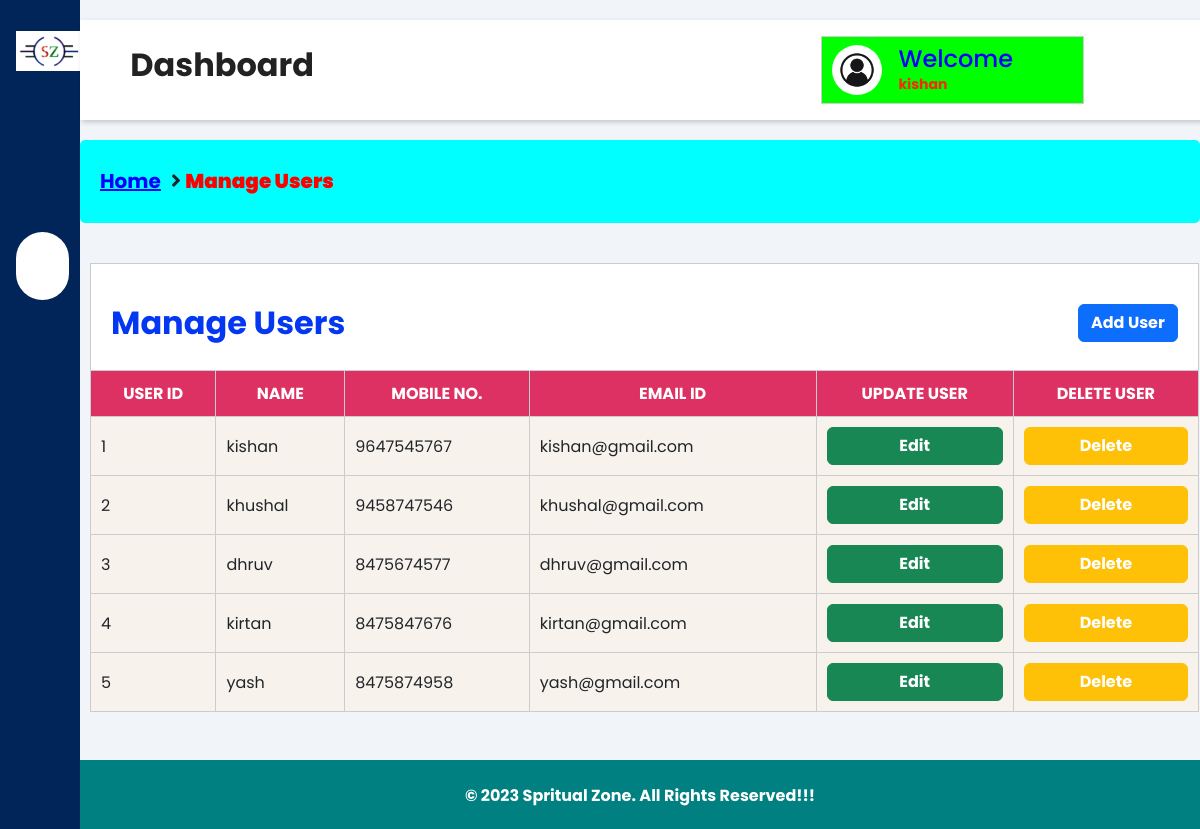
/admin/manage-users.php (signed in), run on the app's committed database.
### tables this page shows
CREATE TABLE `register` (
  `id` int(11) NOT NULL,
  `username` varchar(40) NOT NULL,
  `mob` varchar(40) NOT NULL,
  `email` varchar(40) NOT NULL,
  `password` varchar(40) NOT NULL
);

### admin/manage-users.php (the view, shortened to what this page needs)
<html>
<head>
    <link href="https://cdn.jsdelivr.net/npm/bootstrap@5.2.1/dist/css/bootstrap.min.css" rel="stylesheet">
    <link rel="stylesheet" href="https://maxst.icons8.com/vue-static/landings/line-awesome/line-awesome/1.3.0/css/line-awesome.min.css">
    <link rel="stylesheet" href="https://cdnjs.cloudflare.com/ajax/libs/font-awesome/5.15.3/css/all.min.css">
</head>
<body>
    <div class="sidebar">
        <div class="sidebar-brand">
            <h2>
            </h2>
        </div>
        <div class="sidebar-menu">
            <ul>
                <li>
                    <a href="dashboard.php"><span class="las la-igloo"></span>
                        <span>Dashboard</span></a>
                </li>
                <li>
                    <a href="manage-packages.php"><span class="las la-route"></span>
                        <span>Tour Packages</span></a>
                </li>
                <li>
                    <a href="manage-users.php" class="active"><span class="las la-users"></span>
                        <span>Manage Users</span></a>
                </li>
                <li>
                    <a href="manage-bookings.php"><span class="las la-book"></span>
                        <span>Manage Booking</span></a>
                </li>
                <li>
                    <a href="ticket-details.php"><span class="las la-file-invoice-dollar"></span>
                        <span>Ticket Details</span></a>
                </li>
                <li>
                    <a href="manage-feedback.php"><span class="las la-comments"></span>
                        <span>User Feedback</span></a>
                </li>
            </ul>
        </div>
    </div>
    <div class="main-content">
    <?php include 'includes/header.php'; ?>
        <main>
            <div class="custom-link">
                <a href="dashboard.php">Home</a>
                <i class="fa fa-angle-right"></i> &nbsp;<span style="color: red;"><b>Manage Users</b></span>
            </div>
            <?php
            $con = mysqli_connect("localhost", "root", "", "project");
            $query = "select * from register";
            $select = mysqli_query($con, $query);
            $id=0;
            ?>
            <div class="agile-tables">
            <div class="table-container">
                <table id="table">
                    <thead>
                        <tr>
                            <th colspan="6" style="background-color: #fff; vertical-align: middle; text-transform: capitalize; padding: 20px;">
                                <h2 class="heading d-flex align-items-center justify-content-between">
                                    <b><span class="heading-text">Manage Users</span></b>
                                    <a href="add-user.php">
                                        <button type="button" class="btn btn-primary" style="font-weight: bold;">Add User</button>
                                    </a>
                                </h2>
                            </th>
                        </tr>
                                <tr>
                                    <th>User ID</th>
                                    <th>Name</th>
                                    <th>Mobile No.</th>
                                    <th>Email Id</th>
                                    <th>Update User</th>
                                    <th>Delete User</th>
                                </tr>
                            </thead>
                            <?php
                            while ($row = mysqli_fetch_assoc($select)) {
                                $id=$id+1;
                            ?>
                                <tbody>
                                    <tr>
                                        <td><?php echo $id; ?></td>
                                        <td><?php echo $row['username'] ?></td>
                                        <td><?php echo $row['mob'] ?></td>
                                        <td><?php echo $row['email'] ?></td>
                                        <td><a href="update-user.php?id=<?php echo $row['id']; ?>"><button type="button" class="btn btn-success btn-block">Edit</button></a></td>
                                        <td><a href="deleteuser.php?id=<?php echo $row['id']; ?>"><button type="button" class="btn btn-warning btn-block">Delete</button></a></td>
                                    </tr>
                                </tbody>
                            <?php
                            }
                            ?>
                        </table>
                        <br><br>
                </div>
            </div>
        </main>
        <?php include 'includes/footer.php'; ?>
    </div>
</body>
</html>

### admin/manage-users.php (style rules this page uses)
:root { --main-color: #012558; --color-dark: #1D2231; --text-grey: #8390A2; }
* { padding: 0; margin: 0; box-sizing: border-box; list-style-type: none; text-decoration: none; font-family: 'Poppins', sans-serif; }
.sidebar { width: 300px; position: fixed; left: 0; top: 0; height: 100%; background: var(--main-color); z-index: 100; transition: width 300ms; }
.sidebar-brand { height: 90px; padding: 1rem 0rem 1rem 2rem; color: #fff; }
.sidebar-menu { margin-top: 1rem; }
.sidebar-menu li { width: 100%; margin-bottom: 1.7rem; padding-left: 2rem; }
.sidebar-menu ul { padding: 0; margin: 0; box-sizing: border-box; list-style-type: none; }
.sidebar-menu a { padding-left: 1rem; display: block; width: 83%; color: #fff; font-size: 1.1rem; text-decoration: none; }
.sidebar-menu a.active { background: #fff; padding-top: 1rem; padding-bottom: 1rem; color: var(--main-color); border-radius: 30px; text-decoration: none; font-weight: bold; }
.sidebar-menu a span:first-child { font-size: 1.5rem; padding-right: 1rem; }
.main-content { margin-left: 300px; transition: margin-left 300ms; padding-top: 10px; background-color: #f1f5f9; }
main { padding-top: 130px; background-color: #f1f5f9; min-height: calc(100vh - 100px); }
@media only screen and (max-width: 1200px) { .sidebar { width: 80px; } }
@media only screen and (max-width: 1200px) { .sidebar .sidebar-brand, .sidebar li { padding-left: 1rem; text-align: center; } }
@media only screen and (max-width: 1200px) { .sidebar li a { padding-left: 0rem; } }
@media only screen and (max-width: 1200px) { .main-content { margin-left: 80px; } }
.custom-link { display: flex; align-items: center; background-color: aqua; padding: 10px 20px; border-radius: 5px; text-align: center; margin-bottom: 20px; height: 10%; font-size: 20px; }
.custom-link a { display: inline-block; vertical-align: middle; margin-right: 10px; color: blue; }
.custom-link i { font-size: 20px; vertical-align: middle; }
#table { width: 99%; border-collapse: collapse; margin-top: 20px; margin-left: 10px; }
#table th, #table td { padding: 10px; text-align: left; border: 1px solid #ccc; background: #F8F2ED; }
#table th { background-color: #DE3163; font-weight: bold; text-align: center; color: #fff; text-transform: uppercase; }
.btn-block { width: 100%; color: #fff; font-weight: bold; }
.custom-link { font-weight: bold; }
.table-container { overflow-x: auto; }
.heading { text-align: center; color: #0437F2; margin-top: 20px; }

### data on the page
register: username "kishan", mob "9647545767", email "kishan@gmail.com"
register: username "khushal", mob "9458747546", email "khushal@gmail.com"
register: username "dhruv", mob "8475674577", email "dhruv@gmail.com"
register: username "kirtan", mob "8475847676", email "kirtan@gmail.com"
register: username "yash", mob "8475874958", email "yash@gmail.com"

### other printed values
$_SESSION['nm'] "kishan"
